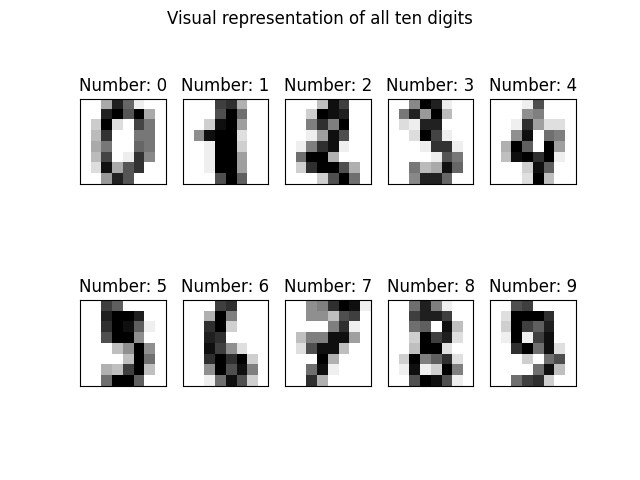

Write the Python code that produced this figure.
import matplotlib.pyplot as plt
from sklearn.datasets import load_digits

digits = load_digits()
dataset = digits.data

_, axes = plt.subplots(nrows=2, ncols=5)
for ax, image, label in zip(axes.flat, digits.images, digits.target):
    ax.set(xticks=[], yticks=[])
    ax.imshow(image, cmap='binary', interpolation='nearest')
    ax.set_title('Number: %i' % label)
plt.suptitle("Visual representation of all ten digits" )
plt.show()

_, axes = plt.subplots(6, 6, figsize=(12, 12))
for ax, image, label in zip(axes.flat, digits.images, digits.target):
    ax.imshow(image, cmap='binary')
    ax.set(xticks=[], yticks=[])
    ax.set_title(label)
plt.suptitle("Image samples shown with their true target label", fontsize=25)

plt.show()
